Frame 1 (no input): blank canvas, image omitted
Frame 60 (no input): blank canvas, image omitted
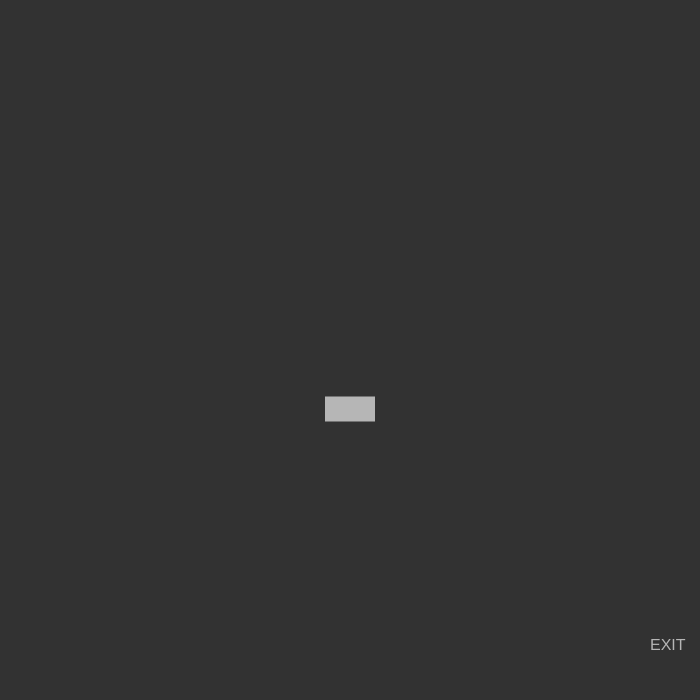
Frame 120 (the mouse pressed at the canvas centre since frame 60)

The p5.js sketch whose frames 1 and 60 were blank and that drew this single picture after the mouse press (run headless with seeded random() and noise() and a simulated clock; from frame 60 on, the mouse is pressed at the canvas centre):

// p5.js sketch
// ── sketch.js
var rectObjs = []; //
// x and y for my character
var characterX = 100;
var characterY = 100;

var w = 55;
var s = 42;
var a = 32;
var d = 63;

var mouseShapeX;
var mouseShapeY;

function setup() {
  createCanvas(700, 700);
}
function draw() {
  background(50);
  noStroke();
  rectMode(CENTER);
  fill(255);
  for (var i = 0; i < rectObjs.length; i++) {
    fill(rectObjs[i].fillColor);
    rect(rectObjs[i].xpos,
        rectObjs[i].ypos, 50, 25);
    rectObjs[i].ypos += 1;

    // exit message
    textSize(16);
    text("EXIT", width - 50, height - 50)

  }
}
function mousePressed() {
  rectObjs.push({xpos: mouseX, ypos: mouseY,
    fillColor: random(255)});
}
function getRandomNumber(number) {
    return Math.floor(Math.random() * number) + 10;
}
